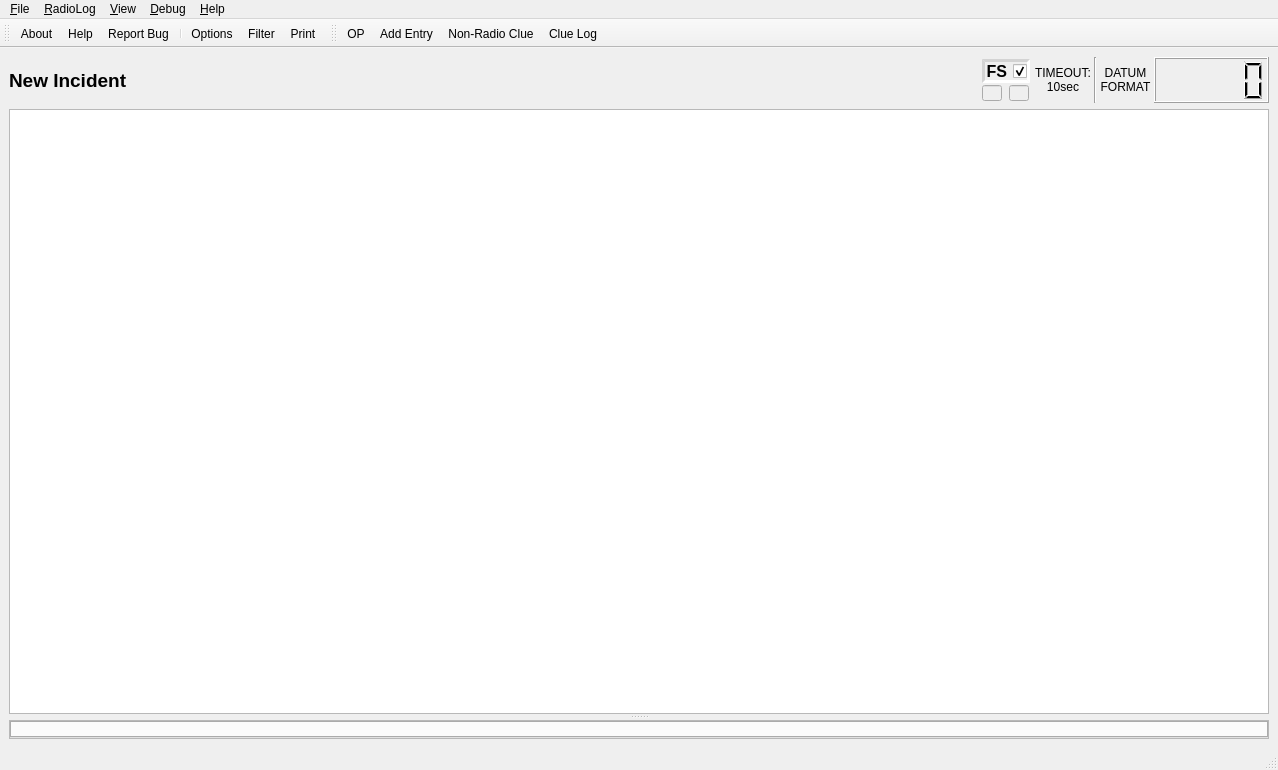
<?xml version="1.0" encoding="UTF-8"?>
<ui version="4.0">
 <class>MainWindow</class>
 <widget class="QMainWindow" name="MainWindow">
  <property name="geometry">
   <rect>
    <x>0</x>
    <y>0</y>
    <width>1278</width>
    <height>770</height>
   </rect>
  </property>
  <property name="windowTitle">
   <string>Radio Log</string>
  </property>
  <widget class="QWidget" name="centralwidget">
   <property name="sizePolicy">
    <sizepolicy hsizetype="Expanding" vsizetype="Expanding">
     <horstretch>0</horstretch>
     <verstretch>0</verstretch>
    </sizepolicy>
   </property>
   <layout class="QGridLayout" name="gridLayout_2">
    <item row="0" column="0">
     <layout class="QHBoxLayout" name="horizontalLayout" stretch="0,0,0,0,0,0">
      <property name="spacing">
       <number>3</number>
      </property>
      <item>
       <widget class="QLabel" name="incidentNameLabel">
        <property name="sizePolicy">
         <sizepolicy hsizetype="Expanding" vsizetype="Preferred">
          <horstretch>0</horstretch>
          <verstretch>0</verstretch>
         </sizepolicy>
        </property>
        <property name="minimumSize">
         <size>
          <width>225</width>
          <height>0</height>
         </size>
        </property>
        <property name="font">
         <font>
          <family>Segoe UI</family>
          <pointsize>14</pointsize>
          <weight>75</weight>
          <bold>true</bold>
         </font>
        </property>
        <property name="text">
         <string>New Incident</string>
        </property>
       </widget>
      </item>
      <item>
       <widget class="QWidget" name="comPortLayoutWidget" native="true">
        <property name="enabled">
         <bool>true</bool>
        </property>
        <property name="sizePolicy">
         <sizepolicy hsizetype="Fixed" vsizetype="Preferred">
          <horstretch>0</horstretch>
          <verstretch>0</verstretch>
         </sizepolicy>
        </property>
        <layout class="QVBoxLayout" name="comPortSectionLayout">
         <property name="spacing">
          <number>2</number>
         </property>
         <property name="leftMargin">
          <number>2</number>
         </property>
         <property name="topMargin">
          <number>2</number>
         </property>
         <property name="rightMargin">
          <number>2</number>
         </property>
         <property name="bottomMargin">
          <number>2</number>
         </property>
         <item>
          <layout class="QHBoxLayout" name="fsEnableLayout">
           <item>
            <widget class="QCheckBox" name="fsCheckBox">
             <property name="maximumSize">
              <size>
               <width>16777215</width>
               <height>24</height>
              </size>
             </property>
             <property name="font">
              <font>
               <family>Segoe UI</family>
               <pointsize>12</pointsize>
               <weight>75</weight>
               <bold>true</bold>
              </font>
             </property>
             <property name="focusPolicy">
              <enum>Qt::NoFocus</enum>
             </property>
             <property name="layoutDirection">
              <enum>Qt::RightToLeft</enum>
             </property>
             <property name="styleSheet">
              <string notr="true">border:3px inset lightgray</string>
             </property>
             <property name="text">
              <string>FS</string>
             </property>
             <property name="iconSize">
              <size>
               <width>20</width>
               <height>20</height>
              </size>
             </property>
             <property name="checked">
              <bool>true</bool>
             </property>
             <property name="tristate">
              <bool>true</bool>
             </property>
            </widget>
           </item>
          </layout>
         </item>
         <item>
          <layout class="QHBoxLayout" name="comPortLightsLayout">
           <property name="spacing">
            <number>7</number>
           </property>
           <property name="topMargin">
            <number>0</number>
           </property>
           <item>
            <widget class="QLineEdit" name="firstComPortField">
             <property name="enabled">
              <bool>false</bool>
             </property>
             <property name="maximumSize">
              <size>
               <width>20</width>
               <height>16</height>
              </size>
             </property>
             <property name="font">
              <font>
               <pointsize>4</pointsize>
              </font>
             </property>
            </widget>
           </item>
           <item>
            <widget class="QLineEdit" name="secondComPortField">
             <property name="enabled">
              <bool>false</bool>
             </property>
             <property name="maximumSize">
              <size>
               <width>20</width>
               <height>16</height>
              </size>
             </property>
             <property name="font">
              <font>
               <pointsize>4</pointsize>
              </font>
             </property>
            </widget>
           </item>
          </layout>
         </item>
        </layout>
       </widget>
      </item>
      <item>
       <widget class="QLabel" name="timeoutLabel">
        <property name="font">
         <font>
          <family>Segoe UI</family>
          <pointsize>9</pointsize>
         </font>
        </property>
        <property name="toolTip">
         <string>Flashing red begins after this much time without contact</string>
        </property>
        <property name="text">
         <string>TIMEOUT:
10sec</string>
        </property>
        <property name="alignment">
         <set>Qt::AlignCenter</set>
        </property>
       </widget>
      </item>
      <item>
       <widget class="Line" name="line">
        <property name="orientation">
         <enum>Qt::Vertical</enum>
        </property>
       </widget>
      </item>
      <item>
       <widget class="QLabel" name="datumFormatLabel">
        <property name="font">
         <font>
          <family>Segoe UI</family>
          <pointsize>9</pointsize>
         </font>
        </property>
        <property name="text">
         <string>DATUM
FORMAT</string>
        </property>
        <property name="alignment">
         <set>Qt::AlignCenter</set>
        </property>
       </widget>
      </item>
      <item>
       <widget class="QLCDNumber" name="clock">
        <property name="sizePolicy">
         <sizepolicy hsizetype="Fixed" vsizetype="Minimum">
          <horstretch>0</horstretch>
          <verstretch>0</verstretch>
         </sizepolicy>
        </property>
        <property name="minimumSize">
         <size>
          <width>115</width>
          <height>0</height>
         </size>
        </property>
        <property name="maximumSize">
         <size>
          <width>200</width>
          <height>16777215</height>
         </size>
        </property>
       </widget>
      </item>
     </layout>
    </item>
    <item row="1" column="0">
     <widget class="QSplitter" name="splitter">
      <property name="sizePolicy">
       <sizepolicy hsizetype="Preferred" vsizetype="Expanding">
        <horstretch>0</horstretch>
        <verstretch>0</verstretch>
       </sizepolicy>
      </property>
      <property name="styleSheet">
       <string notr="true">QSplitter::handle{image:url(SplitterPanelIcon.png)}</string>
      </property>
      <property name="frameShape">
       <enum>QFrame::NoFrame</enum>
      </property>
      <property name="midLineWidth">
       <number>-1</number>
      </property>
      <property name="orientation">
       <enum>Qt::Vertical</enum>
      </property>
      <property name="handleWidth">
       <number>6</number>
      </property>
      <property name="childrenCollapsible">
       <bool>false</bool>
      </property>
      <widget class="QTableView" name="tableView">
       <property name="font">
        <font>
         <pointsize>9</pointsize>
        </font>
       </property>
       <property name="focusPolicy">
        <enum>Qt::NoFocus</enum>
       </property>
       <property name="editTriggers">
        <set>QAbstractItemView::NoEditTriggers</set>
       </property>
       <property name="tabKeyNavigation">
        <bool>false</bool>
       </property>
       <property name="showDropIndicator" stdset="0">
        <bool>false</bool>
       </property>
       <property name="alternatingRowColors">
        <bool>false</bool>
       </property>
       <property name="selectionMode">
        <enum>QAbstractItemView::SingleSelection</enum>
       </property>
       <property name="selectionBehavior">
        <enum>QAbstractItemView::SelectRows</enum>
       </property>
       <property name="textElideMode">
        <enum>Qt::ElideNone</enum>
       </property>
       <property name="verticalScrollMode">
        <enum>QAbstractItemView::ScrollPerPixel</enum>
       </property>
       <attribute name="verticalHeaderVisible">
        <bool>false</bool>
       </attribute>
      </widget>
      <widget class="QFrame" name="frame">
       <property name="frameShape">
        <enum>QFrame::StyledPanel</enum>
       </property>
       <property name="frameShadow">
        <enum>QFrame::Raised</enum>
       </property>
       <layout class="QVBoxLayout" name="verticalLayout_2">
        <property name="spacing">
         <number>0</number>
        </property>
        <property name="leftMargin">
         <number>0</number>
        </property>
        <property name="topMargin">
         <number>0</number>
        </property>
        <property name="rightMargin">
         <number>0</number>
        </property>
        <property name="bottomMargin">
         <number>0</number>
        </property>
        <item>
         <widget class="QWidget" name="teamHotkeysWidget" native="true">
          <layout class="QVBoxLayout" name="verticalLayout_3">
           <property name="spacing">
            <number>0</number>
           </property>
           <property name="leftMargin">
            <number>0</number>
           </property>
           <property name="topMargin">
            <number>0</number>
           </property>
           <property name="rightMargin">
            <number>0</number>
           </property>
           <property name="bottomMargin">
            <number>0</number>
           </property>
           <item>
            <layout class="QHBoxLayout" name="teamHotkeysHLayout">
             <property name="spacing">
              <number>0</number>
             </property>
            </layout>
           </item>
          </layout>
         </widget>
        </item>
        <item>
         <layout class="QVBoxLayout" name="verticalLayout">
          <item>
           <widget class="QTabWidget" name="tabWidget">
            <property name="font">
             <font>
              <family>Segoe UI</family>
              <pointsize>9</pointsize>
             </font>
            </property>
            <property name="focusPolicy">
             <enum>Qt::NoFocus</enum>
            </property>
            <property name="styleSheet">
             <string notr="true"/>
            </property>
            <property name="tabPosition">
             <enum>QTabWidget::North</enum>
            </property>
            <property name="tabShape">
             <enum>QTabWidget::Rounded</enum>
            </property>
            <property name="currentIndex">
             <number>-1</number>
            </property>
            <property name="iconSize">
             <size>
              <width>10</width>
              <height>20</height>
             </size>
            </property>
            <property name="usesScrollButtons">
             <bool>true</bool>
            </property>
           </widget>
          </item>
         </layout>
        </item>
       </layout>
      </widget>
     </widget>
    </item>
   </layout>
  </widget>
  <widget class="QMenuBar" name="menubar">
   <property name="geometry">
    <rect>
     <x>0</x>
     <y>0</y>
     <width>1278</width>
     <height>21</height>
    </rect>
   </property>
   <widget class="QMenu" name="menu_File">
    <property name="title">
     <string>&amp;File</string>
    </property>
    <addaction name="action_file_open"/>
    <addaction name="action_print"/>
    <addaction name="separator"/>
    <addaction name="action_quit"/>
   </widget>
   <widget class="QMenu" name="menu_RadioLog">
    <property name="title">
     <string>&amp;RadioLog</string>
    </property>
    <addaction name="action_op_period"/>
    <addaction name="action_new_entry"/>
    <addaction name="action_non_radio_clue"/>
    <addaction name="action_clue_log"/>
    <addaction name="action_options"/>
    <addaction name="action_filter_fleetsync"/>
   </widget>
   <widget class="QMenu" name="menu_View">
    <property name="title">
     <string>&amp;View</string>
    </property>
    <addaction name="action_font_increase"/>
    <addaction name="action_font_decrease"/>
    <addaction name="action_distraction_free"/>
    <addaction name="action_cycle_skin"/>
    <addaction name="action_previous_skin"/>
   </widget>
   <widget class="QMenu" name="menu_Debug">
    <property name="title">
     <string>&amp;Debug</string>
    </property>
    <addaction name="action_inspect_config"/>
   </widget>
   <widget class="QMenu" name="menu_Help">
    <property name="title">
     <string>&amp;Help</string>
    </property>
    <addaction name="action_help"/>
    <addaction name="action_about"/>
    <addaction name="action_report_bug"/>
    <addaction name="action_updates"/>
   </widget>
   <addaction name="menu_File"/>
   <addaction name="menu_RadioLog"/>
   <addaction name="menu_View"/>
   <addaction name="menu_Debug"/>
   <addaction name="menu_Help"/>
  </widget>
  <widget class="QStatusBar" name="statusbar">
   <property name="baseSize">
    <size>
     <width>800</width>
     <height>50</height>
    </size>
   </property>
  </widget>
  <widget class="QToolBar" name="toolbar_main">
   <property name="sizePolicy">
    <sizepolicy hsizetype="Preferred" vsizetype="Fixed">
     <horstretch>0</horstretch>
     <verstretch>0</verstretch>
    </sizepolicy>
   </property>
   <property name="windowTitle">
    <string>toolBar</string>
   </property>
   <property name="toolButtonStyle">
    <enum>Qt::ToolButtonIconOnly</enum>
   </property>
   <attribute name="toolBarArea">
    <enum>TopToolBarArea</enum>
   </attribute>
   <attribute name="toolBarBreak">
    <bool>false</bool>
   </attribute>
   <addaction name="action_about"/>
   <addaction name="action_help"/>
   <addaction name="action_report_bug"/>
   <addaction name="separator"/>
   <addaction name="action_options"/>
   <addaction name="action_filter_fleetsync"/>
   <addaction name="action_print"/>
  </widget>
  <widget class="QToolBar" name="toolbar_actions">
   <property name="windowTitle">
    <string>toolBar</string>
   </property>
   <property name="toolButtonStyle">
    <enum>Qt::ToolButtonTextBesideIcon</enum>
   </property>
   <attribute name="toolBarArea">
    <enum>TopToolBarArea</enum>
   </attribute>
   <attribute name="toolBarBreak">
    <bool>false</bool>
   </attribute>
   <addaction name="action_op_period"/>
   <addaction name="action_new_entry"/>
   <addaction name="action_non_radio_clue"/>
   <addaction name="action_clue_log"/>
  </widget>
  <action name="action_file_open">
   <property name="text">
    <string>&amp;Open Log</string>
   </property>
   <property name="toolTip">
    <string>Open a Previous Log</string>
   </property>
   <property name="shortcut">
    <string>F4</string>
   </property>
  </action>
  <action name="action_about">
   <property name="text">
    <string>&amp;About</string>
   </property>
   <property name="toolTip">
    <string>About this program</string>
   </property>
  </action>
  <action name="action_font_increase">
   <property name="text">
    <string>&amp;Bigger Font</string>
   </property>
   <property name="toolTip">
    <string>Increase the font size</string>
   </property>
   <property name="shortcut">
    <string>Ctrl+=</string>
   </property>
  </action>
  <action name="action_help">
   <property name="text">
    <string>&amp;Help</string>
   </property>
   <property name="toolTip">
    <string>View the documentation</string>
   </property>
   <property name="shortcut">
    <string>F1</string>
   </property>
  </action>
  <action name="action_print">
   <property name="text">
    <string>&amp;Print</string>
   </property>
   <property name="shortcut">
    <string>F3</string>
   </property>
  </action>
  <action name="action_filter_fleetsync">
   <property name="text">
    <string>&amp;Filter</string>
   </property>
   <property name="toolTip">
    <string>Change the date of the current entry</string>
   </property>
   <property name="shortcut">
    <string>F8</string>
   </property>
  </action>
  <action name="action_options">
   <property name="text">
    <string>&amp;Options</string>
   </property>
   <property name="toolTip">
    <string>Change the incident optiuons</string>
   </property>
   <property name="shortcut">
    <string>F2</string>
   </property>
  </action>
  <action name="action_quit">
   <property name="icon">
    <iconset>
     <normaloff>:/editor_ui/quit.png</normaloff>:/editor_ui/quit.png</iconset>
   </property>
   <property name="text">
    <string>E&amp;xit</string>
   </property>
   <property name="toolTip">
    <string>Exit the program</string>
   </property>
   <property name="shortcut">
    <string>Ctrl+Q</string>
   </property>
  </action>
  <action name="action_distraction_free">
   <property name="text">
    <string>&amp;Distraction Free</string>
   </property>
   <property name="toolTip">
    <string>View full screen (distraction free)</string>
   </property>
   <property name="shortcut">
    <string>F11</string>
   </property>
  </action>
  <action name="action_cycle_skin">
   <property name="text">
    <string>&amp;Cycle Skin</string>
   </property>
   <property name="toolTip">
    <string>Change the skin (color scheme) to a new one.</string>
   </property>
   <property name="shortcut">
    <string>F9</string>
   </property>
  </action>
  <action name="action_previous_skin">
   <property name="text">
    <string>&amp;Previous Skin</string>
   </property>
   <property name="toolTip">
    <string>Go back to the previous skin.</string>
   </property>
   <property name="shortcut">
    <string>Ctrl+F9</string>
   </property>
  </action>
  <action name="action_report_bug">
   <property name="text">
    <string>Report &amp;Bug</string>
   </property>
  </action>
  <action name="action_updates">
   <property name="text">
    <string>Check for &amp;Updates</string>
   </property>
  </action>
  <action name="action_inspect_config">
   <property name="text">
    <string>Inspect &amp;Config</string>
   </property>
   <property name="toolTip">
    <string>Inspect the configuration (command line, INI settings, etc.)</string>
   </property>
  </action>
  <action name="action_new_entry">
   <property name="text">
    <string>&amp;Add Entry</string>
   </property>
  </action>
  <action name="action_op_period">
   <property name="text">
    <string>OP</string>
   </property>
  </action>
  <action name="action_non_radio_clue">
   <property name="text">
    <string>Non-Radio &amp;Clue</string>
   </property>
  </action>
  <action name="action_clue_log">
   <property name="text">
    <string>&amp;Clue Log</string>
   </property>
  </action>
  <action name="action_font_decrease">
   <property name="text">
    <string>&amp;Smaller Font</string>
   </property>
   <property name="toolTip">
    <string>Decrease the font size</string>
   </property>
   <property name="shortcut">
    <string>Ctrl+-</string>
   </property>
  </action>
  <action name="action_menu_hide">
   <property name="text">
    <string>&amp;Hide Menu</string>
   </property>
   <property name="toolTip">
    <string>Show/Hide the main menu bar</string>
   </property>
   <property name="shortcut">
    <string>Alt+F12</string>
   </property>
  </action>
  <action name="action_from_sar">
   <property name="text">
    <string>From &amp;SAR</string>
   </property>
   <property name="toolTip">
    <string>From SAR</string>
   </property>
   <property name="shortcut">
    <string>S</string>
   </property>
  </action>
  <action name="action_from_team">
   <property name="text">
    <string>From &amp;Team</string>
   </property>
   <property name="toolTip">
    <string>From Team</string>
   </property>
   <property name="shortcut">
    <string>F</string>
   </property>
  </action>
  <action name="action_from_team_1">
   <property name="text">
    <string>From Team &amp;1</string>
   </property>
   <property name="toolTip">
    <string>From Team 1</string>
   </property>
   <property name="shortcut">
    <string>1</string>
   </property>
  </action>
  <action name="action_from_team_10">
   <property name="text">
    <string>From Team 1&amp;0</string>
   </property>
   <property name="toolTip">
    <string>From Team 10</string>
   </property>
   <property name="shortcut">
    <string>0</string>
   </property>
  </action>
  <action name="action_from_team_2">
   <property name="text">
    <string>From Team &amp;2</string>
   </property>
   <property name="toolTip">
    <string>From Team 2</string>
   </property>
   <property name="shortcut">
    <string>2</string>
   </property>
  </action>
  <action name="action_from_team_3">
   <property name="text">
    <string>From Team &amp;3</string>
   </property>
   <property name="toolTip">
    <string>From Team 3</string>
   </property>
   <property name="shortcut">
    <string>3</string>
   </property>
  </action>
  <action name="action_from_team_4">
   <property name="text">
    <string>From Team &amp;4</string>
   </property>
   <property name="toolTip">
    <string>From Team 4</string>
   </property>
   <property name="shortcut">
    <string>4</string>
   </property>
  </action>
  <action name="action_from_team_5">
   <property name="text">
    <string>From Team &amp;5</string>
   </property>
   <property name="toolTip">
    <string>From Team 5</string>
   </property>
   <property name="shortcut">
    <string>5</string>
   </property>
  </action>
  <action name="action_from_team_6">
   <property name="text">
    <string>From Team &amp;6</string>
   </property>
   <property name="toolTip">
    <string>From Team 6</string>
   </property>
   <property name="shortcut">
    <string>6</string>
   </property>
  </action>
  <action name="action_from_team_7">
   <property name="text">
    <string>From Team &amp;7</string>
   </property>
   <property name="toolTip">
    <string>From Team 7</string>
   </property>
   <property name="shortcut">
    <string>7</string>
   </property>
  </action>
  <action name="action_from_team_8">
   <property name="text">
    <string>From Team &amp;8</string>
   </property>
   <property name="toolTip">
    <string>From Team 8</string>
   </property>
   <property name="shortcut">
    <string>8</string>
   </property>
  </action>
  <action name="action_from_team_9">
   <property name="text">
    <string>From Team &amp;9</string>
   </property>
   <property name="toolTip">
    <string>From Team 9</string>
   </property>
   <property name="shortcut">
    <string>9</string>
   </property>
  </action>
  <action name="action_mute_fleetsync">
   <property name="text">
    <string>&amp;Mute Fleetsync</string>
   </property>
   <property name="toolTip">
    <string>Mute Fleetsync</string>
   </property>
   <property name="shortcut">
    <string>F7</string>
   </property>
  </action>
  <action name="action_reload_fleetsync">
   <property name="text">
    <string>&amp;Reload Fleetsync</string>
   </property>
   <property name="toolTip">
    <string>Reload Fleetsync</string>
   </property>
   <property name="shortcut">
    <string>F5</string>
   </property>
  </action>
  <action name="action_restore_last_saved">
   <property name="text">
    <string>Restore Last Saved</string>
   </property>
   <property name="toolTip">
    <string>Restore Last Saved</string>
   </property>
   <property name="shortcut">
    <string>F6</string>
   </property>
  </action>
  <action name="action_to_team">
   <property name="text">
    <string>&amp;To Team</string>
   </property>
   <property name="toolTip">
    <string>To Team</string>
   </property>
   <property name="shortcut">
    <string>T</string>
   </property>
  </action>
  <action name="action_to_teams_all">
   <property name="text">
    <string>To Teams &amp;All</string>
   </property>
   <property name="toolTip">
    <string>To Teams All</string>
   </property>
   <property name="shortcut">
    <string>A</string>
   </property>
  </action>
  <action name="action_toggle_team_hotkeys">
   <property name="text">
    <string>Toggle Team Hotkeys</string>
   </property>
   <property name="toolTip">
    <string>Toggle Team Hotkeys</string>
   </property>
   <property name="shortcut">
    <string>F12</string>
   </property>
  </action>
 </widget>
 <tabstops>
  <tabstop>tableView</tabstop>
 </tabstops>
 <resources/>
 <connections/>
 <slots>
  <slot>fsCheckBoxCB()</slot>
 </slots>
</ui>
